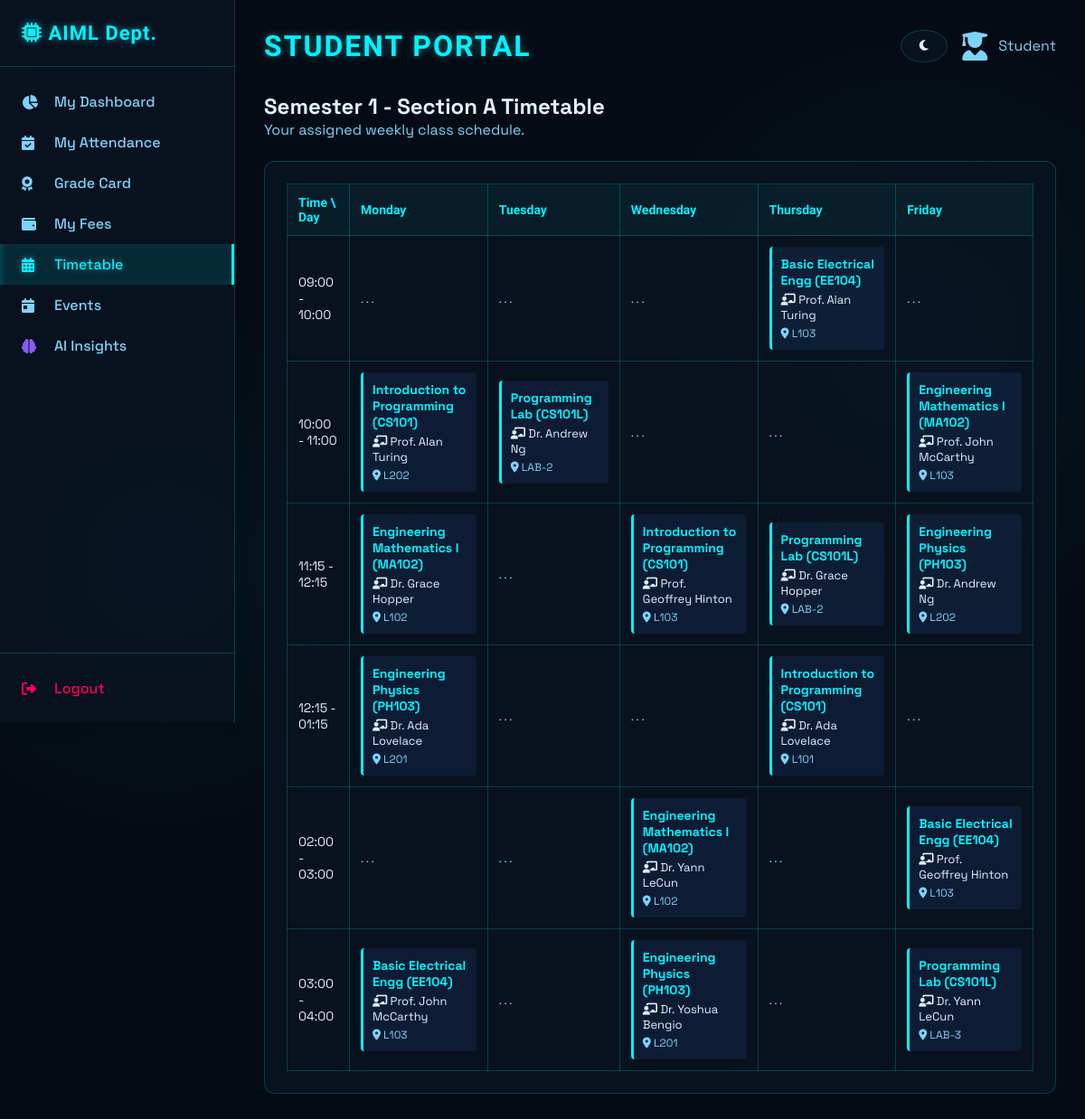
Screenshot of /timetable/ with the database file from the repository.
### tables this page shows
CREATE TABLE subjects (
        id INTEGER PRIMARY KEY AUTOINCREMENT,
        code TEXT UNIQUE NOT NULL,
        name TEXT NOT NULL,
        semester INTEGER NOT NULL,
        credits INTEGER NOT NULL
    );

CREATE TABLE faculty (
        id INTEGER PRIMARY KEY AUTOINCREMENT,
        emp_id TEXT UNIQUE NOT NULL,
        name TEXT NOT NULL,
        designation TEXT,
        email TEXT,
        phone TEXT,
        user_id INTEGER,
        FOREIGN KEY(user_id) REFERENCES users(id)
    );

CREATE TABLE timetable (
        id INTEGER PRIMARY KEY AUTOINCREMENT,
        semester INTEGER NOT NULL,
        section TEXT NOT NULL,
        day_of_week TEXT NOT NULL,
        time_slot TEXT NOT NULL,
        subject_id INTEGER,
        faculty_id INTEGER,
        room TEXT,
        FOREIGN KEY(subject_id) REFERENCES subjects(id),
        FOREIGN KEY(faculty_id) REFERENCES faculty(id)
    );

### routes/timetable.py (the view)
@timetable_bp.route('/')
def index():
    cur = g.db.cursor()
    if session.get('role') in ['admin', 'faculty']:
        semester = request.args.get('semester', type=int)
        section = request.args.get('section', default='A')
        cur.execute("SELECT id, name FROM faculty")
        faculties = cur.fetchall()
        subjects = []
        schedule = {}
        if semester:
            cur.execute("SELECT id, code, name FROM subjects WHERE semester = ?", (semester,))
            subjects = cur.fetchall()
            cur.execute("""
                SELECT t.*, s.code as subject_code, f.name as faculty_name
                FROM timetable t
                LEFT JOIN subjects s ON t.subject_id = s.id
                LEFT JOIN faculty f ON t.faculty_id = f.id
                WHERE t.semester = ? AND t.section = ?
            """, (semester, section))
            records = cur.fetchall()
            for d in DAYS:
                schedule[d] = {}
                for s in SLOTS:
                    schedule[d][s] = None
            for r in records:
                if r['day_of_week'] in schedule and r['time_slot'] in schedule[r['day_of_week']]:
                    schedule[r['day_of_week']][r['time_slot']] = r
        return render_template('admin/timetable.html',
                               semester=semester,
                               section=section,
                               subjects=subjects,
                               faculties=faculties,
                               days=DAYS, slots=SLOTS, schedule=schedule)
    else:
        student_id = session.get('user_id')
        cur.execute("SELECT semester, section FROM students WHERE id = ?", (student_id,))
        s_row = cur.fetchone()
        semester = s_row['semester'] if s_row else 1
        section = s_row['section'] if s_row else 'A'
        schedule = {}
        for d in DAYS:
            schedule[d] = {}
            for s in SLOTS:
                schedule[d][s] = None
        cur.execute("""
            SELECT t.*, s.code as subject_code, s.name as subject_name, f.name as faculty_name
            FROM timetable t
            LEFT JOIN subjects s ON t.subject_id = s.id
            LEFT JOIN faculty f ON t.faculty_id = f.id
            WHERE t.semester = ? AND t.section = ?
        """, (semester, section))
        records = cur.fetchall()
        for r in records:
            if r['day_of_week'] in schedule and r['time_slot'] in schedule[r['day_of_week']]:
                schedule[r['day_of_week']][r['time_slot']] = r
        return render_template('student/timetable.html', semester=semester, section=section, days=DAYS, slots=SLOTS, schedule=schedule)

### app.py (called while the page is built)
@app.before_request
def load_user():
    g.user_id = session.get('user_id')
    g.role = session.get('role')
    g.db = get_db_connection()

### database.py (called while the page is built)
def get_db_connection():
    conn = sqlite3.connect(DB_FILE)
    conn.row_factory = sqlite3.Row
    return conn

### templates/student/timetable.html
{% extends "base_student.html" %}
{% block content %}
<div class="d-flex justify-content-between align-items-center mb-4">
    <div>
        <h2>Semester {{ semester }} - Section {{ section }} Timetable</h2>
        <p class="text-secondary">Your assigned weekly class schedule.</p>
    </div>
</div>
<div style="background: var(--card-bg); border-radius: 12px; border: 1px solid var(--border-color); padding: 24px; overflow-x: auto;">
    <table class="table small">
        <thead>
            <tr>
                <th >Time \ Day</th>
                {% for d in days %}
                <th >{{ d }}</th>
                {% endfor %}
            </tr>
        </thead>
        <tbody>
            {% for s in slots %}
            <tr>
                <td >{{ s }}</td>
                {% for d in days %}
                    {% set cell = schedule[d][s] %}
                    <td >
                        {% if cell %}
                            <div style="background: rgba(59, 130, 246, 0.1); border-left: 3px solid var(--accent); padding: 10px; border-radius: 4px; text-align: left;">
                                <div style="font-weight: bold; color: var(--accent); margin-bottom: 4px;">{{ cell['subject_name'] }} ({{ cell['subject_code'] }})</div>
                                <div style="color: var(--text-primary); font-size: 13px; margin-bottom: 4px;"><i class="fas fa-chalkboard-teacher"></i> {{ cell['faculty_name'] }}</div>
                                <div style="color: var(--text-secondary); font-size: 12px;"><i class="fas fa-map-marker-alt"></i> {{ cell['room'] }}</div>
                            </div>
                        {% else %}
                            <span style="color: var(--text-secondary); font-size: 13px;">. . .</span>
                        {% endif %}
                    </td>
                {% endfor %}
            </tr>
            {% endfor %}
        </tbody>
    </table>
</div>
{% endblock %}

### templates/base_student.html (shortened to what this page needs)
<!DOCTYPE html>
<html lang="en">
<head>
    <link rel="stylesheet" href="https://cdnjs.cloudflare.com/ajax/libs/font-awesome/6.4.0/css/all.min.css">
    <link rel="stylesheet" href="{{ url_for('static', filename='css/style.css') }}">
</head>
<body>
    <div class="sidebar">
        <div class="sidebar-header">
            <i class="fas fa-microchip"></i> AIML Dept.
        </div>
        <div class="sidebar-nav">
            <a href="{{ url_for('dashboard.index') }}" class="nav-link {% if request.endpoint and request.endpoint.startswith('dashboard.') %}active{% endif %}"><i class="fas fa-chart-pie"></i> My Dashboard</a>
            <a href="{{ url_for('attendance.index') }}" class="nav-link {% if request.endpoint and request.endpoint.startswith('attendance.') %}active{% endif %}"><i class="fas fa-calendar-check"></i> My Attendance</a>
            <a href="{{ url_for('grades.index') }}" class="nav-link {% if request.endpoint and request.endpoint.startswith('grades.') %}active{% endif %}"><i class="fas fa-award"></i> Grade Card</a>
            <a href="{{ url_for('fees.index') }}" class="nav-link {% if request.endpoint and request.endpoint.startswith('fees.') %}active{% endif %}"><i class="fas fa-wallet"></i> My Fees</a>
            <a href="{{ url_for('timetable.index') }}" class="nav-link {% if request.endpoint and request.endpoint.startswith('timetable.') %}active{% endif %}"><i class="fas fa-calendar-alt"></i> Timetable</a>
            <a href="{{ url_for('events.index') }}" class="nav-link {% if request.endpoint and request.endpoint.startswith('events.') %}active{% endif %}"><i class="fas fa-calendar-day"></i> Events</a>
            <a href="{{ url_for('insights.index') }}" class="nav-link {% if request.endpoint and request.endpoint.startswith('insights.') %}active{% endif %}"><i class="fas fa-brain text-purple"></i> AI Insights</a>
        </div>
        <div class="sidebar-footer">
            <a href="{{ url_for('auth.logout') }}" class="nav-link"><i class="fas fa-sign-out-alt"></i> Logout</a>
        </div>
    </div>
    <div class="main-content">
        <div class="top-header">
            <h1>Student Portal</h1>
            <div class="header-right d-flex align-items-center gap-3">
                <button id="theme-toggle" class="btn p-2" style="border-radius: 50%; background-color: var(--card-bg); color: var(--text-primary); border: 1px solid var(--border-color);">
                    <i class="fas fa-moon"></i>
                </button>
                <div class="user-info">
                    <i class="fas fa-user-graduate fa-2x"></i>
                    <span>{{ g.student_name | default('Student') }}</span>
                </div>
            </div>
        </div>
        {% block content %}{% endblock %}
    </div>
</body>
</html>

### static/css/style.css (style rules this page uses)
:root { --bg-color: #050b14; --card-bg: rgba(10, 20, 35, 0.7); --text-primary: #e0f2fe; --text-secondary: #7dd3fc; --accent: #00f3ff; --accent-rgb: 0, 243, 255; --accent-hover: #00c6d1; --danger: #ff0055; --success: #00ffaa; --warning: #ffb800; --border-color: rgba(0, 243, 255, 0.2); --surface-color: rgba(10, 20, 35, 0.9); }
* { margin: 0; padding: 0; box-sizing: border-box; font-family: 'Space Grotesk', 'Inter', sans-serif; }
body { background-color: var(--bg-color); background-image: radial-gradient(circle at 15% 50%, rgba(var(--accent-rgb), 0.05), transparent 25%), radial-gradient(circle at 85% 30%, rgba(var(--accent-rgb), 0.05), transparent 25%); background-attachment: fixed; color: var(--text-primary); min-height: 100vh; display: flex; }
.sidebar { width: 260px; background-color: var(--card-bg); backdrop-filter: blur(12px); border-right: 1px solid var(--border-color); display: flex; flex-direction: column; height: 100vh; position: fixed; box-shadow: 2px 0 15px rgba(0,0,0,0.2); }
.sidebar-header { padding: 24px; font-size: 22px; font-family: 'Rajdhani', sans-serif; font-weight: 700; letter-spacing: 1px; border-bottom: 1px solid var(--border-color); color: var(--accent); text-shadow: 0 0 10px rgba(var(--accent-rgb), 0.5); }
.sidebar-nav { flex: 1; padding: 16px 0; overflow-y: auto; }
.nav-link { display: flex; align-items: center; padding: 12px 24px; color: var(--text-secondary); text-decoration: none; transition: all 0.3s cubic-bezier(0.4, 0, 0.2, 1); font-weight: 500; }
.nav-link:hover, .nav-link.active { background-color: rgba(var(--accent-rgb), 0.1); color: var(--accent); border-right: 3px solid var(--accent); box-shadow: inset 5px 0 10px -5px rgba(var(--accent-rgb), 0.3); text-shadow: 0 0 8px rgba(var(--accent-rgb), 0.4); }
.nav-link i { width: 24px; margin-right: 12px; }
.sidebar-footer { padding: 16px 24px; border-top: 1px solid var(--border-color); }
.sidebar-footer .nav-link { padding: 12px 0; color: var(--danger); }
.main-content { flex: 1; margin-left: 260px; padding: 32px; }
.top-header { display: flex; justify-content: space-between; align-items: center; margin-bottom: 32px; }
.top-header h1 { font-size: 32px; font-family: 'Rajdhani', sans-serif; font-weight: 700; text-transform: uppercase; letter-spacing: 2px; color: var(--accent); text-shadow: 0 0 8px rgba(var(--accent-rgb), 0.4); }
.user-info { display: flex; align-items: center; gap: 12px; color: var(--text-secondary); }
.btn { display: inline-flex; align-items: center; justify-content: center; padding: 10px 20px; border-radius: 8px; font-weight: 600; text-align: center; cursor: pointer; transition: all 0.3s; border: 1px solid transparent; text-decoration: none; letter-spacing: 0.5px; font-family: 'Space Grotesk', sans-serif; }
.table { width: 100%; border-collapse: collapse; }
.table th, .table td { padding: 12px; border: 1px solid var(--border-color); }
.table th { background: rgba(var(--accent-rgb), 0.05); text-align: left; font-family: 'Rajdhani', sans-serif; color: var(--accent); }
.gap-3 { gap: 16px; }
.d-flex { display: flex; }
.align-items-center { align-items: center; }
.justify-content-between { justify-content: space-between; }
.mb-4 { margin-bottom: 24px; }
.d-flex { display: flex !important; }
.text-secondary { color: var(--text-secondary); }
.text-purple { color: #8b5cf6; }
.small, small { font-size: 0.875rem; }

### rows the page displays
subjects: subject_name "Basic Electrical Engg" "Basic Electrical Engg" "Basic Electrical Engg", subject_code "EE104" "EE104" "EE104"
faculty: faculty_name "Prof. Alan Turing" "Prof. Alan Turing"
timetable: room "L103"
subjects: subject_name "Introduction to Programming" "Introduction to Programming" "Introduction to Programming", subject_code "CS101" "CS101" "CS101"
timetable: room "L202"
subjects: subject_name "Programming Lab" "Programming Lab" "Programming Lab", subject_code "CS101L" "CS101L" "CS101L"
faculty: faculty_name "Dr. Andrew Ng" "Dr. Andrew Ng"
timetable: room "LAB-2"
subjects: subject_name "Engineering Mathematics I" "Engineering Mathematics I" "Engineering Mathematics I", subject_code "MA102" "MA102" "MA102"
faculty: faculty_name "Prof. John McCarthy" "Prof. John McCarthy"
timetable: room "L103"
faculty: faculty_name "Dr. Grace Hopper" "Dr. Grace Hopper"
timetable: room "L102"
faculty: faculty_name "Prof. Geoffrey Hinton" "Prof. Geoffrey Hinton"
timetable: room "L103"
timetable: room "LAB-2"
subjects: subject_name "Engineering Physics" "Engineering Physics" "Engineering Physics", subject_code "PH103" "PH103" "PH103"
timetable: room "L202"
faculty: faculty_name "Dr. Ada Lovelace" "Dr. Ada Lovelace"
timetable: room "L201"
timetable: room "L101"
faculty: faculty_name "Dr. Yann LeCun" "Dr. Yann LeCun"
timetable: room "L102"
timetable: room "L103"
timetable: room "L103"
faculty: faculty_name "Dr. Yoshua Bengio"
timetable: room "L201"
timetable: room "LAB-3"

### other values shown
{{ g.student_name | default('Student') }} "Student"
{{ semester }} "1"
{{ section }} "A"
{{ d }} "Monday" "Tuesday" "Wednesday" "Thursday" "Friday"
{{ s }} "09:00 - 10:00" "10:00 - 11:00" "11:15 - 12:15" "12:15 - 01:15" "02:00 - 03:00" "03:00 - 04:00"
